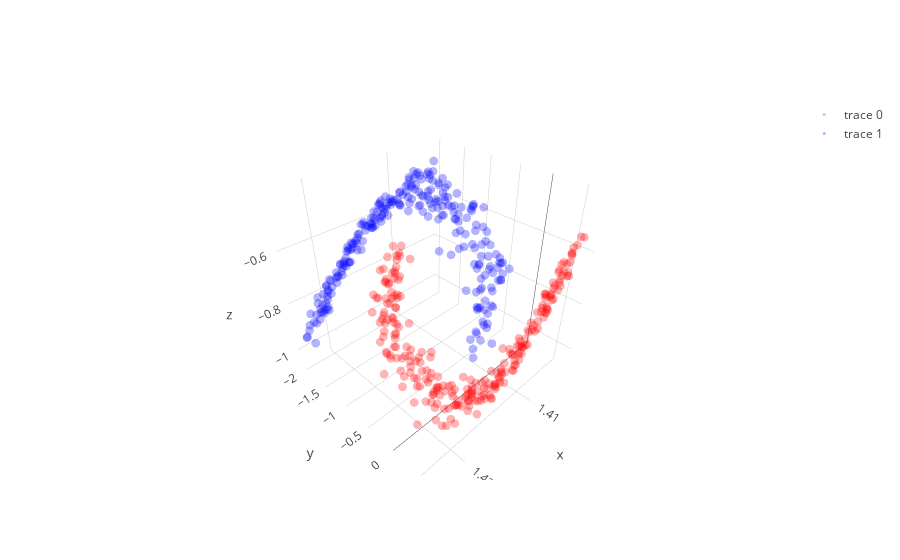

Write notebook code for a chart like this one.
### Code cell
# with all scale
expand_dim = 3
w1 = np.random.randn(2,expand_dim)
w2 = np.random.randn(expand_dim,1)
a  = np.ones(expand_dim); b = np.ones(expand_dim); c = np.zeros(expand_dim)

w1 = _sym_decorrelation(w1)
w2 = w2/(np.sqrt(np.sum(w2**2)))

temp_X = np.copy(X)
mini_batch_size = 10
for iter in range(2000):
    cum_loss = 0; temp_X   = shuffle(temp_X)
    
    for mini_batch in range(0,len(X),mini_batch_size):
        current_batch = temp_X[mini_batch:mini_batch+mini_batch_size]
        
        layer1  = current_batch @ w1
        layer1a = a*g(b*layer1)+c
        layer2  = layer1a       @ w2
        loss    = (w2.T @ layer1a.T @ layer1a @ w2).mean() + (w1.T @ current_batch.T @ current_batch @ w1).mean()
        
        grad2 = -2*layer1a.T @ layer1a @ w2 
        grad1a= -2*layer1a@w2@w2.T
        grada = grad1a*g(b*layer1)
        gradb = grad1a*a*g_grad(b*layer1)*layer1
        gradc = grad1a
        grad1 = current_batch.T @(grad1a*a*g_grad(b*layer1)*b) - 2*current_batch.T @ current_batch @ w1 

        w2 = w2 - 0.000000001  * grad2+ (1/(iter+1))*np.random.randn(expand_dim,1)
        a = a -   0.0000009    * grada.mean(0)+ (1/(iter+1))*np.random.randn(expand_dim)
        b = b -   0.0000009    * gradb.mean(0)+ (1/(iter+1))*np.random.randn(expand_dim)
        c = c -   0.00000009   * gradc.mean(0) + (1/(iter+1))*np.random.randn(expand_dim)
        w1 = w1 - 0.000000001  * grad1+ (1/(iter+1))*np.random.randn(2,expand_dim)
        
        w1 = _sym_decorrelation(w1)
        w2 = w2/(np.sqrt(np.sum(w2**2)))
        a  = (a-a.mean())/a.std()
        b  = (b-b.mean())/b.std()
        c  = (c-c.mean())/c.std()
        cum_loss      = cum_loss + loss.mean()
        
    if iter%500==0:print('Iter : ',iter," Loss: ",cum_loss)

# projection
projected_mine = (a*g(b*(X @ w1))+c) @ w2

plt.figure(figsize=(20,5))
plt.subplot(1, 3, 1)
plt.scatter(X[y==0, 0], X[y==0, 1], color='red', alpha=0.5)
plt.scatter(X[y==1, 0], X[y==1, 1], color='blue', alpha=0.5)
plt.quiver(X.mean(0)[0], X.mean(0)[1], evector[0,0],evector[0,1], color=['b'], scale=2.5)
plt.quiver(X.mean(0)[0], X.mean(0)[1], evector[1,0],evector[1,1], color=['g'], scale=2.5)

plt.subplot(1, 3, 2,projection='3d')
one_layer_project = (a*g(b*(X @ w1))+c)
plt.scatter(one_layer_project[:,0],one_layer_project[:,1],one_layer_project[:,2], color='red')

plt.subplot(1, 3, 3)
plt.scatter(projected_mine[y==0], np.zeros((len(projected_mine)//2)),  color='red', alpha=0.05)
plt.scatter(projected_mine[y==1], np.zeros((len(projected_mine)//2)), color='blue', alpha=0.05)
plt.show()

trace1 = go.Scatter3d(
    x=one_layer_project[y==0,0],
    y=one_layer_project[y==0,1],
    z=one_layer_project[y==0,2],
    mode='markers',
    line=dict(color='red',width=0.5),
    marker=dict(size=3,opacity=0.3)
)
trace2 = go.Scatter3d(
    x=one_layer_project[y==1,0],
    y=one_layer_project[y==1,1],
    z=one_layer_project[y==1,2],
    mode='markers',
    line=dict(color='blue',width=0.5),
    marker=dict(size=3,opacity=0.3)
)
data = [trace1,trace2]
fig  = go.Figure(data=data)
iplot(fig)

### Figure 1 — Plotly figure (JSON) as saved in the notebook; plotly's stock layout.template omitted (floating-point values rounded to 4 significant figures; data arrays with more than 128 entries replaced by an {"elided": "..."} marker saying what was removed)
{"data": [{"line": {"color": "red", "width": 0.5}, "marker": {"opacity": 0.3, "size": 3}, "mode": "markers", "type": "scatter3d", "uid": "1f181e75-8aca-42a9-93bd-4e766a60c736", "x": {"elided": "250 float values"}, "y": {"elided": "250 float values"}, "z": {"elided": "250 float values"}}, {"line": {"color": "blue", "width": 0.5}, "marker": {"opacity": 0.3, "size": 3}, "mode": "markers", "type": "scatter3d", "uid": "a7f76692-a3db-4ff0-8ccc-a974f999a013", "x": {"elided": "250 float values"}, "y": {"elided": "250 float values"}, "z": {"elided": "250 float values"}}], "layout": {}}
